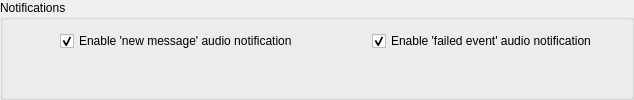
                      <widget class="QGroupBox" name="groupBox">
                       <property name="title">
                        <string>Notifications</string>
                       </property>
                       <layout class="QHBoxLayout" name="horizontalLayout_38">
                        <item>
                         <widget class="QFrame" name="frame_12">
                          <property name="frameShape">
                           <enum>QFrame::NoFrame</enum>
                          </property>
                          <property name="frameShadow">
                           <enum>QFrame::Plain</enum>
                          </property>
                          <layout class="QFormLayout" name="formLayout_4">
                           <property name="leftMargin">
                            <number>0</number>
                           </property>
                           <property name="topMargin">
                            <number>0</number>
                           </property>
                           <property name="rightMargin">
                            <number>0</number>
                           </property>
                           <property name="bottomMargin">
                            <number>0</number>
                           </property>
                           <item row="0" column="0">
                            <spacer name="horizontalSpacer_19">
                             <property name="orientation">
                              <enum>Qt::Horizontal</enum>
                             </property>
                             <property name="sizeHint" stdset="0">
                              <size>
                               <width>40</width>
                               <height>20</height>
                              </size>
                             </property>
                            </spacer>
                           </item>
                           <item row="0" column="1">
                            <widget class="QFrame" name="frame_14">
                             <property name="frameShape">
                              <enum>QFrame::NoFrame</enum>
                             </property>
                             <property name="frameShadow">
                              <enum>QFrame::Plain</enum>
                             </property>
                             <layout class="QHBoxLayout" name="horizontalLayout_39">
                              <property name="leftMargin">
                               <number>0</number>
                              </property>
                              <property name="topMargin">
                               <number>0</number>
                              </property>
                              <property name="rightMargin">
                               <number>0</number>
                              </property>
                              <property name="bottomMargin">
                               <number>0</number>
                              </property>
                              <item>
                               <widget class="QCheckBox" name="checkBox_new_msg_audio_notification">
                                <property name="text">
                                 <string>Enable 'new message' audio notification</string>
                                </property>
                                <property name="checked">
                                 <bool>true</bool>
                                </property>
                               </widget>
                              </item>
                              <item>
                               <spacer name="horizontalSpacer_21">
                                <property name="orientation">
                                 <enum>Qt::Horizontal</enum>
                                </property>
                                <property name="sizeHint" stdset="0">
                                 <size>
                                  <width>22</width>
                                  <height>20</height>
                                 </size>
                                </property>
                               </spacer>
                              </item>
                             </layout>
                            </widget>
                           </item>
                          </layout>
                         </widget>
                        </item>
                        <item>
                         <widget class="QFrame" name="frame_13">
                          <property name="frameShape">
                           <enum>QFrame::NoFrame</enum>
                          </property>
                          <property name="frameShadow">
                           <enum>QFrame::Plain</enum>
                          </property>
                          <layout class="QFormLayout" name="formLayout_27">
                           <property name="leftMargin">
                            <number>0</number>
                           </property>
                           <property name="topMargin">
                            <number>0</number>
                           </property>
                           <property name="rightMargin">
                            <number>0</number>
                           </property>
                           <property name="bottomMargin">
                            <number>0</number>
                           </property>
                           <item row="0" column="0">
                            <spacer name="horizontalSpacer_20">
                             <property name="orientation">
                              <enum>Qt::Horizontal</enum>
                             </property>
                             <property name="sizeHint" stdset="0">
                              <size>
                               <width>40</width>
                               <height>20</height>
                              </size>
                             </property>
                            </spacer>
                           </item>
                           <item row="0" column="1">
                            <widget class="QFrame" name="frame_15">
                             <property name="frameShape">
                              <enum>QFrame::NoFrame</enum>
                             </property>
                             <property name="frameShadow">
                              <enum>QFrame::Plain</enum>
                             </property>
                             <layout class="QHBoxLayout" name="horizontalLayout_40">
                              <property name="leftMargin">
                               <number>0</number>
                              </property>
                              <property name="topMargin">
                               <number>0</number>
                              </property>
                              <property name="rightMargin">
                               <number>0</number>
                              </property>
                              <property name="bottomMargin">
                               <number>0</number>
                              </property>
                              <item>
                               <widget class="QCheckBox" name="checkBox_failed_event_audio_notification">
                                <property name="text">
                                 <string>Enable 'failed event' audio notification</string>
                                </property>
                                <property name="checked">
                                 <bool>true</bool>
                                </property>
                               </widget>
                              </item>
                              <item>
                               <spacer name="horizontalSpacer_22">
                                <property name="orientation">
                                 <enum>Qt::Horizontal</enum>
                                </property>
                                <property name="sizeHint" stdset="0">
                                 <size>
                                  <width>23</width>
                                  <height>20</height>
                                 </size>
                                </property>
                               </spacer>
                              </item>
                             </layout>
                            </widget>
                           </item>
                          </layout>
                         </widget>
                        </item>
                       </layout>
                      </widget>
